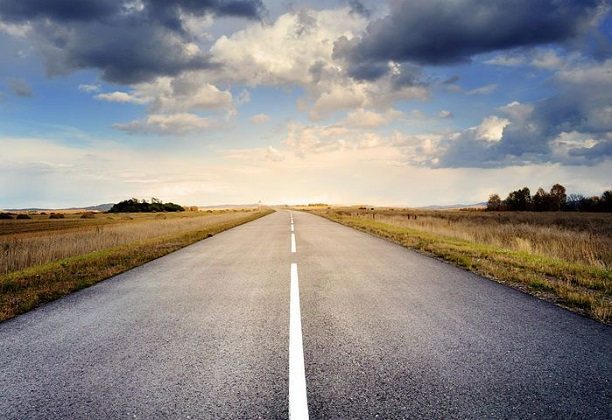
#> input picture road.jpg, 612 x 420 px
$ jupyter execute --allow-errors counting_pixel.ipynb
#> lines starting #> are read from the running program, lines starting #| are printed output that depends on the picture; after the words box and inside, x2 and y2 are one past the last pixel; in counts of white or black regions, pixels touching at a corner belong together
[cell 1]
import matplotlib.pyplot as plt
import cv2
import numpy as np
from math import sqrt

[cell 2]
uphillImg = cv2.imread("road.jpg")
#> uphillImg is the input picture: shape (420, 612, 3); mean B, G, R 135.6, 137.4, 141.5

[cell 3]
pts = np.array([[100, 420], [200, 0],[420, 0],[500, 420]],
               np.int32)
pts = pts.reshape((-1, 1, 2))
mask = np.zeros(uphillImg.shape[:2], dtype="uint8")
cv2.fillPoly(mask, [pts], (255, 255, 255))
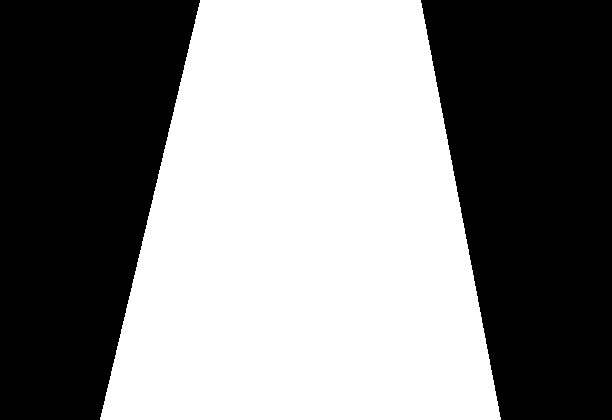
#> mask: shape (420, 612); 50.8% white; 2 black regions, box (x1, y1, x2, y2) and area: (421, 0, 612, 420) 63420, (0, 0, 200, 420) 63000
maskedImg = np.dstack((uphillImg, mask))

[cell 4]
plt.imshow(maskedImg)

[cell 5]
samplePts = np.array([[200, 420], [200, 350],[350, 350],[350, 420]],
               np.int32)
samplePts = samplePts.reshape((-1, 1, 2))
sampleMask = np.zeros(uphillImg.shape[:2], dtype="uint8")
cv2.fillPoly(sampleMask, [samplePts], (255, 255, 255))
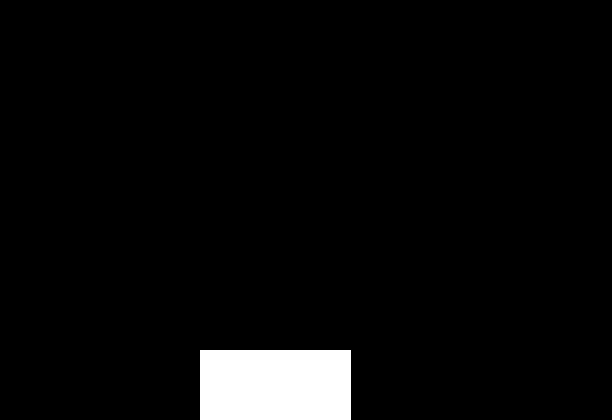
#> sampleMask: shape (420, 612); 4.1% white; 1 white region, box (x1, y1, x2, y2) and area: (200, 350, 351, 420) 10570
sampleImg = np.dstack((uphillImg, sampleMask))

[cell 6]
plt.imshow(sampleImg)

[cell 7]
sampleImg.shape
#> Out = (420, 612, 4)

[cell 8]
sampleMinX = 220
sampleMaxX = 350
sampleY = 350

avgColor = [0,0,0]
diff = [0,0,0]
for i in range(sampleMinX, sampleMaxX):
    currentPixel = uphillImg[sampleY][i]
    avgColor[0] = (avgColor[0] + currentPixel[0]) // 2

    avgColor[1] = (avgColor[1] + currentPixel[1]) // 2

    avgColor[2] = (avgColor[2] + currentPixel[2]) // 2
#> this loop made 130 passes
#> currentPixel on passes 1 to 12: [177, 182, 191], [202, 207, 216], [181, 186, 195], [158, 163, 172], [103, 109, 120], [143, 149, 160], [155, 161, 172], [155, 161, 172], [160, 166, 177], [150, 156, 167], [180, 186, 197], [162, 168, 179]
#> after the loop, avgColor = [146, 149, 163]

count = 0
for i in range(sampleMinX, sampleMaxX):
    currentPixel = uphillImg[sampleY][i]
    diff[0] = (diff[0] + (currentPixel[0] - avgColor[0])**2)
    diff[1] = (diff[1] + (currentPixel[1] - avgColor[1])**2)
    diff[2] = (diff[2] + (currentPixel[2] - avgColor[2])**2)
    count += 1
#> after the loop, count = 130; diff = [241261, 235035, 199382]

diff = [int(sqrt(i/count)) for i in diff]
#> diff = [43, 42, 39]


def colorInRange(pixel):
    r = pixel[0]
    g = pixel[1]
    b = pixel[2]
    if(r > avgColor[0] - diff[0] and r < avgColor[0] + diff[0]):
        if(g > avgColor[1] - diff[1] and g < avgColor[1] + diff[1]):
            if(b > avgColor[2] - diff[2] and b < avgColor[2] + diff[2]):
                return True
    return False

areaMinX = 150
areaMaxX = 400
areaMinY = 50
areaMaxY = 400
count = 0
pixelCount = 0
for i in range(areaMinX, areaMaxX):
    for j in range(areaMinY,areaMaxY):
        currentPixel = uphillImg[j][i]
        if(colorInRange(currentPixel)):
            count += 1
        pixelCount += 1
#> after the loop, count = 40152; pixelCount = 87500

[cell 9]
count
#> Out = 40152

[cell 10]
pixelCount
#> Out = 87500

[cell 11]
avgColor
#> Out = [146, 149, 163]

[cell 12]
diff
#> Out = [43, 42, 39]

[cell 13]
# capture a frame
    # Take ScreenShot
    # Convert to CV2 format
# estimate road color every 20 seconds

# every 5 seconds check if the count of road colored pixels is increasing

[cell 14]
import pyautogui
import cv2
import matplotlib.pyplot as plt
import time
import numpy as np

class GearShiftRecommender:
    def captureFrame(self):
        # in real world, use camera to capture the image and return that image
        return(np.array(pyautogui.screenshot()))

    def getRoadColor(self):
        avgColor = [0,0,0]
        diff = [0,0,0]
        for i in range(sampleMinX, sampleMaxX):
            currentPixel = uphillImg[sampleY][i]
            avgColor[0] = (avgColor[0] + currentPixel[0]) // 2

            avgColor[1] = (avgColor[1] + currentPixel[1]) // 2

            avgColor[2] = (avgColor[2] + currentPixel[2]) // 2
        count = 0
        for i in range(sampleMinX, sampleMaxX):
            currentPixel = uphillImg[sampleY][i]
            diff[0] = (diff[0] + (currentPixel[0] - avgColor[0])**2)
            diff[1] = (diff[1] + (currentPixel[1] - avgColor[1])**2)
            diff[2] = (diff[2] + (currentPixel[2] - avgColor[2])**2)
            count += 1
        diff = [int(sqrt(i/count)) for i in diff]
        self.avgColor = avgColor
        self.diff = diff

    def countPixles():
        areaMinX = 150
        areaMaxX = 400
        areaMinY = 50
        areaMaxY = 400
        count = 0
        pixelCount = 0
        for i in range(areaMinX, areaMaxX):
            for j in range(areaMinY,areaMaxY):
                currentPixel = uphillImg[j][i]
                if(colorInRange(currentPixel)):
                    count += 1
                pixelCount += 1
        return pixelCount


#> (the rest of this cell did not finish here and is left out)

[cell 15]
import pyautogui

x = pyautogui.screenshot()

[cell 16]
import time

[cell 17]
start_time = time.time()
for i in range(1000000):
    a = i**2

print("--- %s seconds ---" % (time.time() - start_time))

[cell 18]
start_time = time.time()
i = 0
while i < 1000000:
    i ** 2
    i += 1

print("--- %s seconds ---" % (time.time() - start_time))

$ run again, with sample.jpg copied over road.jpg
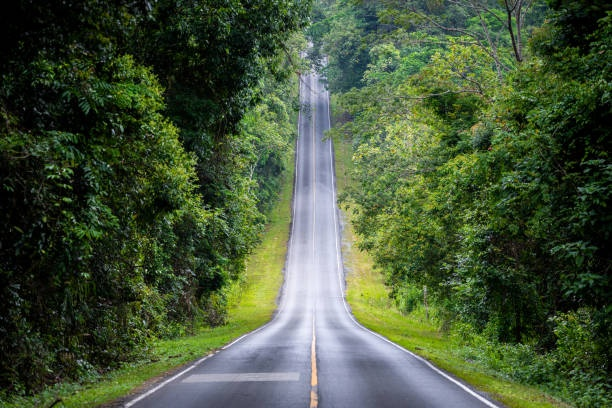
#> input picture sample.jpg, 612 x 408 px
#> uphillImg is the input picture: shape (408, 612, 3); mean B, G, R 57, 84.9, 69.3
#> `cv2.fillPoly(mask, [pts], (255, 255, 255))`:
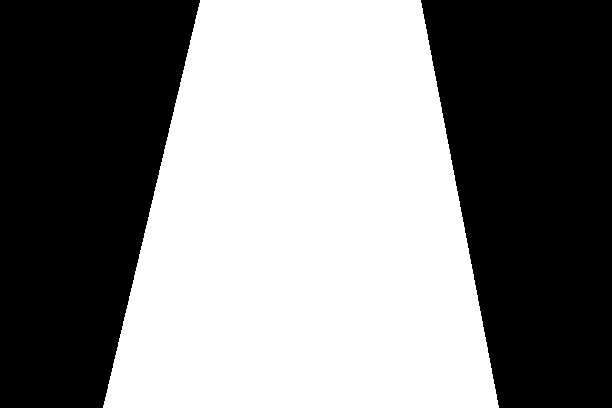
#> mask: shape (408, 612); 50.4% white; 2 black regions, box (x1, y1, x2, y2) and area: (421, 0, 612, 408) 62016, (0, 0, 200, 408) 61812
#> `cv2.fillPoly(sampleMask, [samplePts], (255, 255, 255))`:
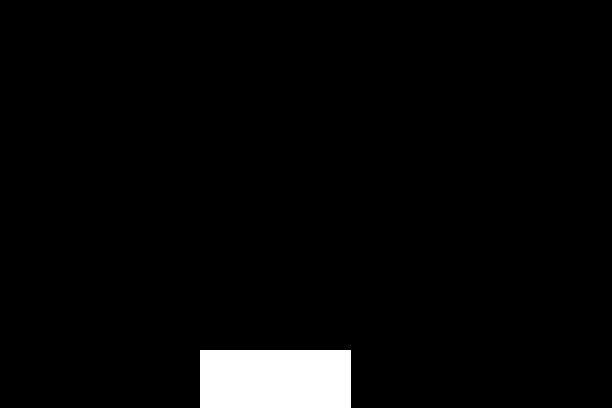
#> sampleMask: shape (408, 612); 3.5% white; 1 white region, box (x1, y1, x2, y2) and area: (200, 350, 351, 408) 8758
#> the loop `for i in range(sampleMinX, sampleMaxX):` made 130 passes
#> currentPixel on passes 1 to 8: [126, 118, 118], [132, 122, 122], [133, 121, 121], [127, 115, 115], [146, 132, 134], [148, 132, 133], [161, 137, 137], [177, 149, 148]
#> after the loop `for i in range(sampleMinX, sampleMaxX):`: avgColor = [181, 152, 147]
#> after the loop `for i in range(sampleMinX, sampleMaxX):`: count = 130; diff = [117575, 133789, 142820]
#> `diff = [int(sqrt(i/count)) for i in diff]`: diff = [30, 32, 33]
#> after the loop `for i in range(areaMinX, areaMaxX):`: count = 11046; pixelCount = 87500
#> `count`: Out = 11046
#> `pixelCount`: Out = 87500
#> `avgColor`: Out = [181, 152, 147]
#> `diff`: Out = [30, 32, 33]
